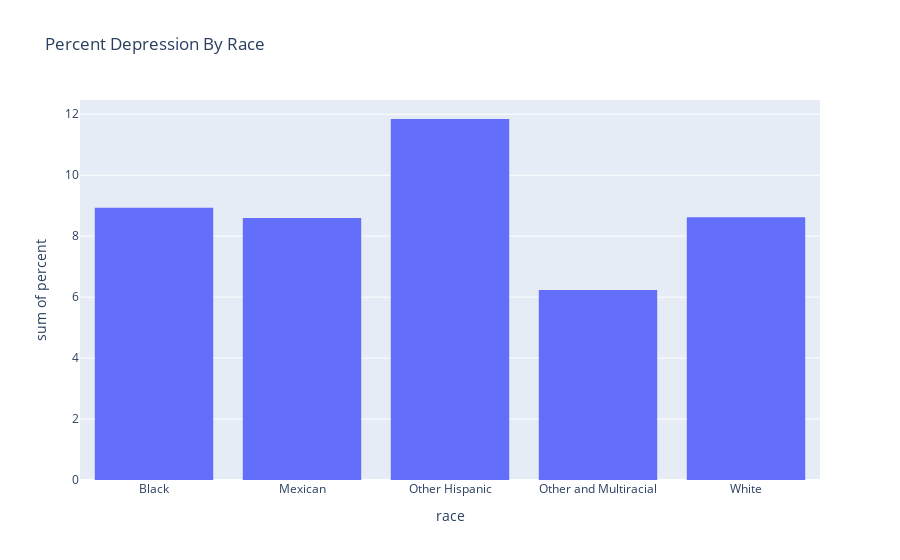

This figure's notebook cell:
### Code cell
fig = px.histogram(temp_df[temp_df['depression']=='Depressed'], x="race", y='percent', 
                   barmode="group", 
                   title="Percent Depression By Race")
fig.show()

### Figure 1 — Plotly figure (JSON) as saved in the notebook; plotly's stock layout.template omitted (floating-point values rounded to 4 significant figures)
{"data": [{"alignmentgroup": "True", "bingroup": "x", "histfunc": "sum", "hovertemplate": "race=%{x}<br>sum of percent=%{y}<extra></extra>", "legendgroup": "", "marker": {"color": "#636efa"}, "name": "", "offsetgroup": "", "orientation": "v", "showlegend": false, "type": "histogram", "x": ["Black", "Mexican", "Other Hispanic", "Other and Multiracial", "White"], "xaxis": "x", "y": [8.928, 8.597, 11.84, 6.237, 8.624], "yaxis": "y"}], "layout": {"barmode": "group", "legend": {"tracegroupgap": 0}, "title": {"text": "Percent Depression By Race"}, "xaxis": {"anchor": "y", "domain": [0, 1], "title": {"text": "race"}}, "yaxis": {"anchor": "x", "domain": [0, 1], "title": {"text": "sum of percent"}}}}
